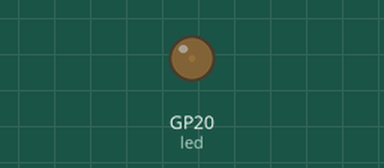
Simulated run of this program. Board: Raspberry Pi Pico running MicroPython. Shown: output pins drawn as LEDs (lit = HIGH).

Above: at 0.05 s.
At 1.85 s:
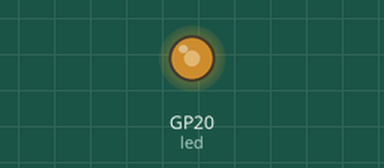
At 2.95 s:
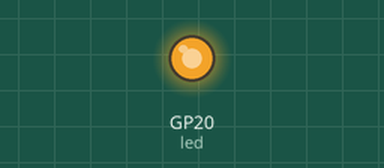
At 5.9 s:
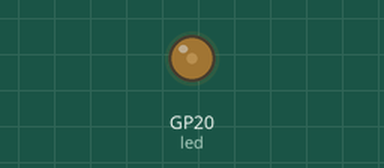
Timing chart, 0 to 8.6 s (numbered marks = the images above):
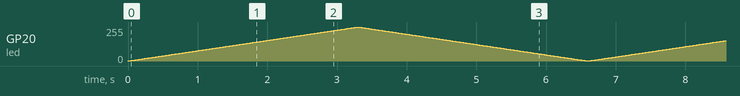

The program:

LED_hell-dunkel.py
```python
'''
LED_hell-dunkel.py

LED (20) dimmt hell-dunkel

'''


from machine import Pin, PWM
from time import sleep

# PWM-Pin einrichten
led = machine.Pin(20)
led_pwm = PWM(led)
duty_step = 100  # Schrittweite zum ändern des Arbeitszyklus

#PWM Frequenz
frequency = 5000
led_pwm.freq (frequency)

try:
    while True:
        # Erhöhe das Tastverhältnis allmählich
        for duty_cycle in range(0, 65536, duty_step):
            led_pwm.duty_u16(duty_cycle)
            sleep(0.005)

        # Verringere das Arbeitszyklus allmählich
        for duty_cycle in range(65536, 0, -duty_step):
            led_pwm.duty_u16(duty_cycle)
            sleep(0.005)

except KeyboardInterrupt:
    print("Keyboard interrupt")
    led_pwm.duty_u16(0)
    print(led_pwm)
    led_pwm.deinit()
```
